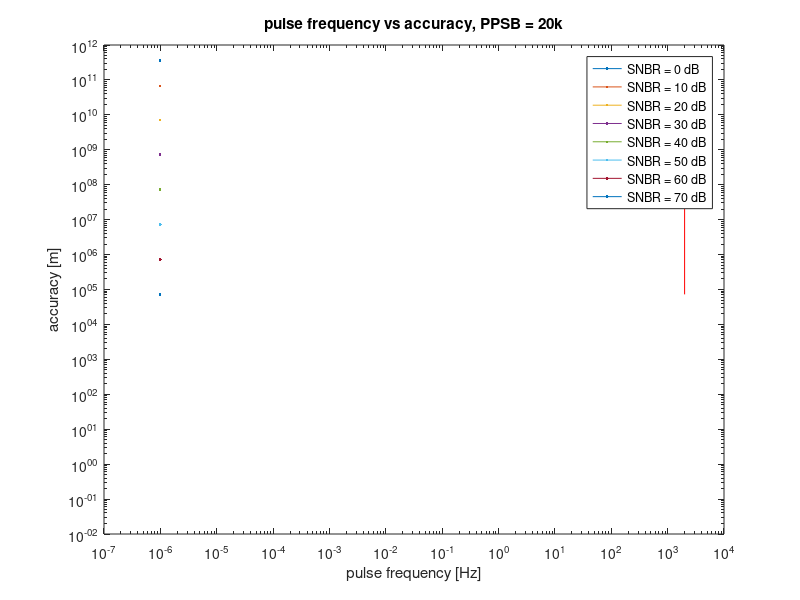

The MATLAB script that drew this image:
clear all;
close;
clc;

%init
laser_FWHM = 235e-12; % [s]
n = 20000;

%immediate derivations
sigma_s = laser_FWHM;

% hold on;

for j=1:8
    
s = 2000*10^(j);
for i=1
 
    tpulse = 1008750;
    fpulse(i,j) = 1/tpulse; % [s]
    
    sigma_n = tpulse/sqrt(12);
    
    accuracy(i,j) = 3e8/2*(2.35*sqrt(s*sigma_s^2+n*sigma_n^2)/(s+n));
    disp(accuracy(i,j));
%     fprintf('\n');
%     fprintf('FWHM = %f ns\n', FWHM(i,j)*1e9);
%     fprintf('fpulse = %f kHz\n', fpulse(i,j)*1e-3);
%     fprintf('tpulse = %d \n', tpulse);

end


loglog(fpulse(:,j), accuracy(:,j));
hold on;


end

ToF = 53.3e-6;
fToF = round(1/ToF);
hline = 0.05;

line([2000 2000],[min(min(accuracy)), max(max(accuracy))],'Color',[1 0 0]); % single frequency line
line([min(min(fpulse)), max(max(fpulse))],[hline,hline],'Color',[0 1 0]); % single frequency line

% line([2000 2200],[0, 100])%,'Color',[1 0 0]); % single frequency line
% line([0, max(max(fpulse))],[accuracy,accuracy],'Color',[0 1 0]); % single frequency line
ylabel('accuracy [m]');
xlabel('pulse frequency [Hz]');
legend('SNBR = 0 dB','SNBR = 10 dB','SNBR = 20 dB','SNBR = 30 dB','SNBR = 40 dB','SNBR = 50 dB','SNBR = 60 dB','SNBR = 70 dB');
title('pulse frequency vs accuracy, PPSB = 20k');
hold off;

print('fpluse_vs_accuracy','-depsc');

